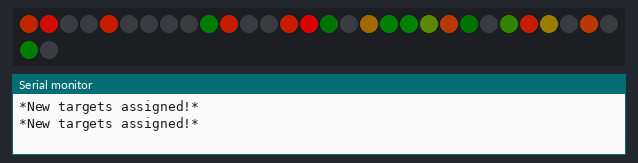
The sketch below on a simulated Arduino Uno, built with avr-gcc and run on an emulated ATmega328P. On the bench: 32 RGB LEDs in strip order, left to right, continuing on the next row, the last lines printed to the serial monitor. Dim RGB values are drawn brighter than linear; random numbers use the default seed unless the sketch sets one.

Above: at 8.25 s.
At 14.75 s:
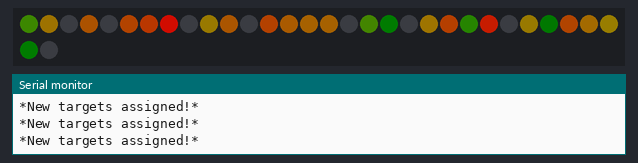
At 22.61 s:
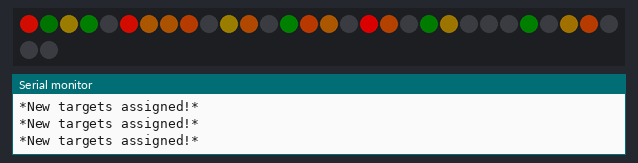
At 28.76 s:
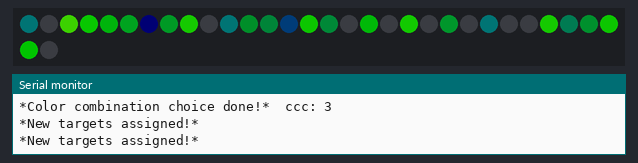
At 32.61 s:
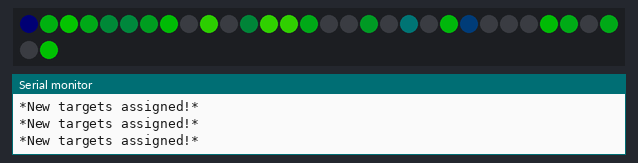
At 36.96 s:
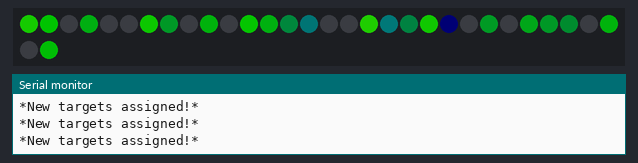

The sketch:

chase_target_values_verC.ino
```cpp
// Test of chasing random target values, version C.  (Slowed down)
//
// Random target values are generated and assigned to random pixels.
// Pixel brightness is then increased or decreased toward the target.
//
// This version incorporates a hue shift based on the pixel value.
// The high and low color choices can be changed below in the variables.
// Saturation is kept at full, but it could also easily be tweaked.
//
//
// Marc Miller,  Jan 2016
//---------------------------------------------------------------


#include "FastLED.h"
#define LED_TYPE LPD8806  // *Update to your strip type.  NEOPIXEL, APA102, LPD8806, etc..
#define COLOR_ORDER GRB
#define DATA_PIN 11         // *Set this to your data pin.
#define CLOCK_PIN 13
#define NUM_LEDS 32        // *Update to the number of pixels in your strip.

#define MASTER_BRIGHTNESS 180

CRGB leds[NUM_LEDS];
CHSV leds_vu[NUM_LEDS];  // FastLED array using HSV.

uint8_t target[NUM_LEDS];  // Array to store target (brightness) values.
uint8_t delta;  // Amount to increase/decrease (brightness) value by.
uint8_t pixel;  // Which pixel to operate on.
uint8_t temp;  // Used for testing.
uint8_t highCutoff = 230;  // High value where hue ramp ends.
uint8_t lowCutoff = 20;  // Low value cutoff before flooring to zero.
uint8_t ccc = 0;  // color combination choice (ccc)

// Initial color combinations choice (ccc = 0)
uint8_t hue_high = 0;  // red for high values with,
uint8_t hue_low = 96;  // green for low values.


//---------------------------------------------------------------
void setup() {
  Serial.begin(115200);  // Allows serial output (check baud rate)
  delay(3000);  // 3 second delay
  //FastLED.addLeds<LED_TYPE,DATA_PIN>(leds, NUM_LEDS);
  FastLED.addLeds<LED_TYPE, DATA_PIN, CLOCK_PIN, COLOR_ORDER>(leds, NUM_LEDS);
  FastLED.setBrightness(MASTER_BRIGHTNESS);
}

//---------------------------------------------------------------
void loop() {
  // Assign new random target values after a bit.
  EVERY_N_MILLISECONDS(2000) {
    for (int i=0; i < ( NUM_LEDS / 2 ); i++){  // Only do about half the pixels.
      pixel = random8(NUM_LEDS);  // Pick random pixel.
      target[pixel] = random8();  // Assign random value.
      while (target[pixel] > 90 && target[pixel] < 160) {  // Avoid some middle values, pick again.
        target[pixel] = random8();  // Assign another random value.
      }
      if (target[pixel] < lowCutoff){
        target[pixel] = 0;  // Force low values to clamp to zero.
      }
    }
    Serial.println("*New targets assigned!*");
  }//end assign new target values


  EVERY_N_MILLISECONDS(50) {
    for (uint8_t i=0; i < NUM_LEDS; i++){
      // Check current values against target values.
      if (leds_vu[i].value < target[i]){  // less then the target, so fade up.
        delta = ((target[i] - leds_vu[i].value) / 8) + 1;
        if (leds_vu[i].value + delta >= target[i]){
          leds_vu[i].value = target[i];  // limit to target.
        }
        else {
          leds_vu[i].value = leds_vu[i].value + delta;
        }
      }
      else {  // greater then the target, so fade down.
        delta = ((leds_vu[i].value - target[i]) / 12) + 1;  // +1 so delta is always at least 1.
        if (leds_vu[i].value - delta <= target[i]){
          leds_vu[i].value = target[i];  // limit to target.
        }
        else {
          leds_vu[i].value = leds_vu[i].value - delta;
        }
      }
      if (i == 0){ temp = delta; }  // Save first pixel's delta to print below.

      // Tweak hue color based on brightness.
      int c_hue = constrain(leds_vu[i].value,lowCutoff,highCutoff);
      leds_vu[i].hue = map(c_hue, lowCutoff, highCutoff, hue_low, hue_high);
                    // map(valueIn, fromLow,   fromHigh,   toLow,   toHigh)


      // Set saturation.
      leds_vu[i].saturation = 255;

      // Copy the HSV leds_vu[] data to the leds[] array.
      leds[i] = leds_vu[i];
        // FastLED will automatically convert HSV to RGB data.  Converting from HSV
        // to RGB is very fast and also accurate.  It is also possible to convert from
        // RGB to HSV, but it is not automatic, not as acurate, and not as fast.

    }//end of looping over all the pixels checking targets.
  }//end EVERY_N*

  // Continuosly fade target to zero.
  EVERY_N_MILLISECONDS(70) {
    for (int j=0; j < NUM_LEDS; j++){
      if (target[j] > lowCutoff){
        target[j] -= 1;  // Fade by this amount.
      }
      else {
        target[j] = 0;  // If target less then lowCutoff, clamp to zero.
      }
    }
  }//end of continuously fading target down.

  // Print out info for led[0] to understand how the numbers are changing.
  EVERY_N_MILLISECONDS(50) {
    //Serial.print("  target = "); Serial.print(target[0]);
    ////Serial.print("\t  leds_vu[0].hue = "); Serial.print(leds_vu[0].hue);
    //Serial.print("\t  leds_vu[0].val = "); Serial.print(leds_vu[0].value);
    //Serial.print("\t  delta = "); Serial.println(temp);
  }

  FastLED.show();  // Display the leds[] array.

  EVERY_N_SECONDS(20) {  // Pick a new color combination choice (ccc).
    ccc =  random(4);
    if (ccc == 0) {
      hue_high = 0;  // red for high values
      hue_low = 96;  // green for low values
    }
    if (ccc == 1) {
      hue_high = 96;  // green for high values
      hue_low = 192;  // purple for low values
    }
    if (ccc == 2) {
      hue_high = 105;  // green for high values
      hue_low = 15;  // red for low values
    }
    if (ccc == 3) {
      hue_high = 82;  // yellow-green for high values
      hue_low = 140;  // aqua for low values
    }
    Serial.print("*Color combination choice done!*  ccc: "); Serial.println(ccc);
  }//end EVERY_N* ccc

}//end main loop
```
